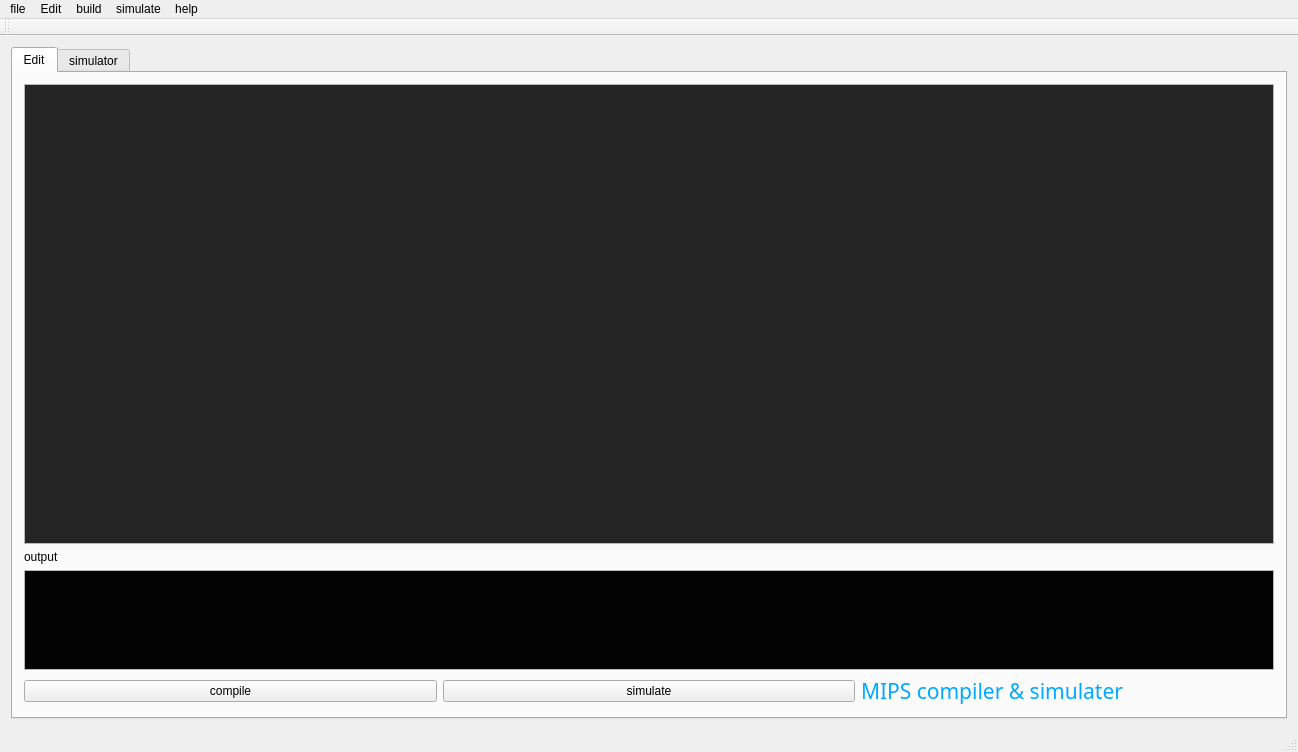
<?xml version="1.0" encoding="UTF-8"?>
<ui version="4.0">
 <class>MainWindow</class>
 <widget class="QMainWindow" name="MainWindow">
  <property name="geometry">
   <rect>
    <x>0</x>
    <y>0</y>
    <width>1298</width>
    <height>752</height>
   </rect>
  </property>
  <property name="sizePolicy">
   <sizepolicy hsizetype="Preferred" vsizetype="Preferred">
    <horstretch>0</horstretch>
    <verstretch>0</verstretch>
   </sizepolicy>
  </property>
  <property name="windowTitle">
   <string>MIPS</string>
  </property>
  <property name="windowIcon">
   <iconset>
    <normaloff>icon.ico</normaloff>icon.ico</iconset>
  </property>
  <widget class="QWidget" name="centralWidget">
   <layout class="QVBoxLayout" name="verticalLayout_2">
    <item>
     <widget class="QTabWidget" name="tabWidget">
      <property name="sizePolicy">
       <sizepolicy hsizetype="Expanding" vsizetype="Expanding">
        <horstretch>1</horstretch>
        <verstretch>1</verstretch>
       </sizepolicy>
      </property>
      <property name="sizeIncrement">
       <size>
        <width>1</width>
        <height>1</height>
       </size>
      </property>
      <property name="contextMenuPolicy">
       <enum>Qt::NoContextMenu</enum>
      </property>
      <property name="currentIndex">
       <number>0</number>
      </property>
      <widget class="QWidget" name="EditTab">
       <property name="enabled">
        <bool>true</bool>
       </property>
       <attribute name="title">
        <string>Edit</string>
       </attribute>
       <layout class="QVBoxLayout" name="verticalLayout_3">
        <item>
         <layout class="QHBoxLayout" name="horizontalLayout">
          <item>
           <widget class="QTextEdit" name="codeEdit">
            <property name="palette">
             <palette>
              <active>
               <colorrole role="Text">
                <brush brushstyle="SolidPattern">
                 <color alpha="255">
                  <red>255</red>
                  <green>255</green>
                  <blue>255</blue>
                 </color>
                </brush>
               </colorrole>
               <colorrole role="ButtonText">
                <brush brushstyle="SolidPattern">
                 <color alpha="255">
                  <red>255</red>
                  <green>255</green>
                  <blue>255</blue>
                 </color>
                </brush>
               </colorrole>
               <colorrole role="Base">
                <brush brushstyle="SolidPattern">
                 <color alpha="255">
                  <red>37</red>
                  <green>37</green>
                  <blue>37</blue>
                 </color>
                </brush>
               </colorrole>
              </active>
              <inactive>
               <colorrole role="Text">
                <brush brushstyle="SolidPattern">
                 <color alpha="255">
                  <red>255</red>
                  <green>255</green>
                  <blue>255</blue>
                 </color>
                </brush>
               </colorrole>
               <colorrole role="ButtonText">
                <brush brushstyle="SolidPattern">
                 <color alpha="255">
                  <red>255</red>
                  <green>255</green>
                  <blue>255</blue>
                 </color>
                </brush>
               </colorrole>
               <colorrole role="Base">
                <brush brushstyle="SolidPattern">
                 <color alpha="255">
                  <red>37</red>
                  <green>37</green>
                  <blue>37</blue>
                 </color>
                </brush>
               </colorrole>
              </inactive>
              <disabled>
               <colorrole role="Text">
                <brush brushstyle="SolidPattern">
                 <color alpha="255">
                  <red>120</red>
                  <green>120</green>
                  <blue>120</blue>
                 </color>
                </brush>
               </colorrole>
               <colorrole role="ButtonText">
                <brush brushstyle="SolidPattern">
                 <color alpha="255">
                  <red>120</red>
                  <green>120</green>
                  <blue>120</blue>
                 </color>
                </brush>
               </colorrole>
               <colorrole role="Base">
                <brush brushstyle="SolidPattern">
                 <color alpha="255">
                  <red>240</red>
                  <green>240</green>
                  <blue>240</blue>
                 </color>
                </brush>
               </colorrole>
              </disabled>
             </palette>
            </property>
            <property name="font">
             <font>
              <family>宋体</family>
              <pointsize>11</pointsize>
             </font>
            </property>
           </widget>
          </item>
         </layout>
        </item>
        <item>
         <widget class="QLabel" name="label">
          <property name="text">
           <string>output</string>
          </property>
         </widget>
        </item>
        <item>
         <widget class="QTextBrowser" name="compileOutput">
          <property name="sizePolicy">
           <sizepolicy hsizetype="Expanding" vsizetype="Maximum">
            <horstretch>0</horstretch>
            <verstretch>0</verstretch>
           </sizepolicy>
          </property>
          <property name="maximumSize">
           <size>
            <width>16777215</width>
            <height>100</height>
           </size>
          </property>
          <property name="palette">
           <palette>
            <active>
             <colorrole role="Text">
              <brush brushstyle="SolidPattern">
               <color alpha="255">
                <red>252</red>
                <green>252</green>
                <blue>252</blue>
               </color>
              </brush>
             </colorrole>
             <colorrole role="Base">
              <brush brushstyle="SolidPattern">
               <color alpha="255">
                <red>3</red>
                <green>3</green>
                <blue>3</blue>
               </color>
              </brush>
             </colorrole>
            </active>
            <inactive>
             <colorrole role="Text">
              <brush brushstyle="SolidPattern">
               <color alpha="255">
                <red>252</red>
                <green>252</green>
                <blue>252</blue>
               </color>
              </brush>
             </colorrole>
             <colorrole role="Base">
              <brush brushstyle="SolidPattern">
               <color alpha="255">
                <red>3</red>
                <green>3</green>
                <blue>3</blue>
               </color>
              </brush>
             </colorrole>
            </inactive>
            <disabled>
             <colorrole role="Text">
              <brush brushstyle="SolidPattern">
               <color alpha="255">
                <red>120</red>
                <green>120</green>
                <blue>120</blue>
               </color>
              </brush>
             </colorrole>
             <colorrole role="Base">
              <brush brushstyle="SolidPattern">
               <color alpha="255">
                <red>240</red>
                <green>240</green>
                <blue>240</blue>
               </color>
              </brush>
             </colorrole>
            </disabled>
           </palette>
          </property>
         </widget>
        </item>
        <item>
         <layout class="QHBoxLayout" name="horizontalLayout_7">
          <item>
           <widget class="QPushButton" name="compileButton">
            <property name="text">
             <string>compile</string>
            </property>
           </widget>
          </item>
          <item>
           <widget class="QPushButton" name="simulateButton">
            <property name="text">
             <string>simulate</string>
            </property>
           </widget>
          </item>
          <item>
           <widget class="QLabel" name="label_7">
            <property name="palette">
             <palette>
              <active>
               <colorrole role="WindowText">
                <brush brushstyle="SolidPattern">
                 <color alpha="255">
                  <red>0</red>
                  <green>170</green>
                  <blue>255</blue>
                 </color>
                </brush>
               </colorrole>
               <colorrole role="Text">
                <brush brushstyle="SolidPattern">
                 <color alpha="255">
                  <red>0</red>
                  <green>255</green>
                  <blue>255</blue>
                 </color>
                </brush>
               </colorrole>
              </active>
              <inactive>
               <colorrole role="WindowText">
                <brush brushstyle="SolidPattern">
                 <color alpha="255">
                  <red>0</red>
                  <green>170</green>
                  <blue>255</blue>
                 </color>
                </brush>
               </colorrole>
               <colorrole role="Text">
                <brush brushstyle="SolidPattern">
                 <color alpha="255">
                  <red>0</red>
                  <green>255</green>
                  <blue>255</blue>
                 </color>
                </brush>
               </colorrole>
              </inactive>
              <disabled>
               <colorrole role="WindowText">
                <brush brushstyle="SolidPattern">
                 <color alpha="255">
                  <red>120</red>
                  <green>120</green>
                  <blue>120</blue>
                 </color>
                </brush>
               </colorrole>
               <colorrole role="Text">
                <brush brushstyle="SolidPattern">
                 <color alpha="255">
                  <red>120</red>
                  <green>120</green>
                  <blue>120</blue>
                 </color>
                </brush>
               </colorrole>
              </disabled>
             </palette>
            </property>
            <property name="font">
             <font>
              <family>Arial Rounded MT Bold</family>
              <pointsize>16</pointsize>
             </font>
            </property>
            <property name="text">
             <string>MIPS compiler &amp; simulater</string>
            </property>
           </widget>
          </item>
         </layout>
        </item>
       </layout>
      </widget>
      <widget class="QWidget" name="simulatorTab">
       <attribute name="title">
        <string>simulator</string>
       </attribute>
       <layout class="QHBoxLayout" name="horizontalLayout_4">
        <item>
         <layout class="QVBoxLayout" name="verticalLayout_5">
          <item>
           <widget class="QLabel" name="label_2">
            <property name="text">
             <string>memory</string>
            </property>
           </widget>
          </item>
          <item>
           <widget class="QTextBrowser" name="memoryText">
            <property name="palette">
             <palette>
              <active>
               <colorrole role="WindowText">
                <brush brushstyle="SolidPattern">
                 <color alpha="255">
                  <red>47</red>
                  <green>47</green>
                  <blue>47</blue>
                 </color>
                </brush>
               </colorrole>
               <colorrole role="Text">
                <brush brushstyle="SolidPattern">
                 <color alpha="255">
                  <red>255</red>
                  <green>255</green>
                  <blue>255</blue>
                 </color>
                </brush>
               </colorrole>
               <colorrole role="Base">
                <brush brushstyle="SolidPattern">
                 <color alpha="255">
                  <red>73</red>
                  <green>72</green>
                  <blue>72</blue>
                 </color>
                </brush>
               </colorrole>
              </active>
              <inactive>
               <colorrole role="WindowText">
                <brush brushstyle="SolidPattern">
                 <color alpha="255">
                  <red>47</red>
                  <green>47</green>
                  <blue>47</blue>
                 </color>
                </brush>
               </colorrole>
               <colorrole role="Text">
                <brush brushstyle="SolidPattern">
                 <color alpha="255">
                  <red>255</red>
                  <green>255</green>
                  <blue>255</blue>
                 </color>
                </brush>
               </colorrole>
               <colorrole role="Base">
                <brush brushstyle="SolidPattern">
                 <color alpha="255">
                  <red>73</red>
                  <green>72</green>
                  <blue>72</blue>
                 </color>
                </brush>
               </colorrole>
              </inactive>
              <disabled>
               <colorrole role="WindowText">
                <brush brushstyle="SolidPattern">
                 <color alpha="255">
                  <red>120</red>
                  <green>120</green>
                  <blue>120</blue>
                 </color>
                </brush>
               </colorrole>
               <colorrole role="Text">
                <brush brushstyle="SolidPattern">
                 <color alpha="255">
                  <red>120</red>
                  <green>120</green>
                  <blue>120</blue>
                 </color>
                </brush>
               </colorrole>
               <colorrole role="Base">
                <brush brushstyle="SolidPattern">
                 <color alpha="255">
                  <red>240</red>
                  <green>240</green>
                  <blue>240</blue>
                 </color>
                </brush>
               </colorrole>
              </disabled>
             </palette>
            </property>
           </widget>
          </item>
          <item>
           <layout class="QHBoxLayout" name="horizontalLayout_3">
            <item>
             <widget class="QPushButton" name="pushButton">
              <property name="text">
               <string>run</string>
              </property>
             </widget>
            </item>
            <item>
             <widget class="QPushButton" name="pushButton_2">
              <property name="text">
               <string>step</string>
              </property>
             </widget>
            </item>
            <item>
             <widget class="QPushButton" name="pushButton_3">
              <property name="text">
               <string>reset</string>
              </property>
             </widget>
            </item>
           </layout>
          </item>
         </layout>
        </item>
        <item>
         <layout class="QVBoxLayout" name="verticalLayout_4">
          <item>
           <widget class="QLabel" name="label_3">
            <property name="text">
             <string>registers</string>
            </property>
           </widget>
          </item>
          <item>
           <widget class="QTextBrowser" name="registerText">
            <property name="palette">
             <palette>
              <active>
               <colorrole role="Text">
                <brush brushstyle="SolidPattern">
                 <color alpha="255">
                  <red>249</red>
                  <green>249</green>
                  <blue>249</blue>
                 </color>
                </brush>
               </colorrole>
               <colorrole role="Base">
                <brush brushstyle="SolidPattern">
                 <color alpha="255">
                  <red>79</red>
                  <green>79</green>
                  <blue>79</blue>
                 </color>
                </brush>
               </colorrole>
              </active>
              <inactive>
               <colorrole role="Text">
                <brush brushstyle="SolidPattern">
                 <color alpha="255">
                  <red>249</red>
                  <green>249</green>
                  <blue>249</blue>
                 </color>
                </brush>
               </colorrole>
               <colorrole role="Base">
                <brush brushstyle="SolidPattern">
                 <color alpha="255">
                  <red>79</red>
                  <green>79</green>
                  <blue>79</blue>
                 </color>
                </brush>
               </colorrole>
              </inactive>
              <disabled>
               <colorrole role="Text">
                <brush brushstyle="SolidPattern">
                 <color alpha="255">
                  <red>120</red>
                  <green>120</green>
                  <blue>120</blue>
                 </color>
                </brush>
               </colorrole>
               <colorrole role="Base">
                <brush brushstyle="SolidPattern">
                 <color alpha="255">
                  <red>240</red>
                  <green>240</green>
                  <blue>240</blue>
                 </color>
                </brush>
               </colorrole>
              </disabled>
             </palette>
            </property>
           </widget>
          </item>
          <item>
           <widget class="Line" name="line_2">
            <property name="orientation">
             <enum>Qt::Horizontal</enum>
            </property>
           </widget>
          </item>
          <item>
           <layout class="QHBoxLayout" name="horizontalLayout_5">
            <item>
             <widget class="QLabel" name="label_5">
              <property name="text">
               <string>PC address</string>
              </property>
             </widget>
            </item>
            <item>
             <widget class="QLineEdit" name="PCtext"/>
            </item>
            <item>
             <widget class="QPushButton" name="setPCButton">
              <property name="text">
               <string>set PC</string>
              </property>
             </widget>
            </item>
           </layout>
          </item>
          <item>
           <widget class="QLabel" name="labelIR">
            <property name="text">
             <string>IR content: </string>
            </property>
           </widget>
          </item>
          <item>
           <layout class="QHBoxLayout" name="horizontalLayout_6">
            <item>
             <widget class="QLabel" name="label_6">
              <property name="text">
               <string>breakpoint</string>
              </property>
             </widget>
            </item>
            <item>
             <widget class="QLineEdit" name="breakpointText"/>
            </item>
            <item>
             <widget class="QPushButton" name="setBPButton">
              <property name="text">
               <string>set</string>
              </property>
             </widget>
            </item>
            <item>
             <widget class="QCheckBox" name="enableBP">
              <property name="text">
               <string>enable</string>
              </property>
             </widget>
            </item>
           </layout>
          </item>
          <item>
           <widget class="Line" name="line_3">
            <property name="orientation">
             <enum>Qt::Horizontal</enum>
            </property>
           </widget>
          </item>
          <item>
           <layout class="QHBoxLayout" name="horizontalLayout_8">
            <item>
             <widget class="QLabel" name="label_8">
              <property name="text">
               <string>memory address</string>
              </property>
             </widget>
            </item>
            <item>
             <widget class="QLineEdit" name="memoryAddEdit"/>
            </item>
            <item>
             <widget class="QPushButton" name="viewMemoryButton">
              <property name="text">
               <string>view</string>
              </property>
             </widget>
            </item>
           </layout>
          </item>
          <item>
           <layout class="QHBoxLayout" name="horizontalLayout_2">
            <item>
             <widget class="QLabel" name="label_9">
              <property name="text">
               <string>set memory data</string>
              </property>
             </widget>
            </item>
            <item>
             <widget class="QLineEdit" name="memdataEdit"/>
            </item>
            <item>
             <widget class="QPushButton" name="setMemoryButton">
              <property name="text">
               <string>set</string>
              </property>
             </widget>
            </item>
           </layout>
          </item>
          <item>
           <widget class="Line" name="line">
            <property name="orientation">
             <enum>Qt::Horizontal</enum>
            </property>
           </widget>
          </item>
          <item>
           <widget class="QLabel" name="label_4">
            <property name="text">
             <string>output</string>
            </property>
           </widget>
          </item>
          <item>
           <widget class="QTextBrowser" name="outputText">
            <property name="palette">
             <palette>
              <active>
               <colorrole role="Text">
                <brush brushstyle="SolidPattern">
                 <color alpha="255">
                  <red>252</red>
                  <green>252</green>
                  <blue>252</blue>
                 </color>
                </brush>
               </colorrole>
               <colorrole role="Base">
                <brush brushstyle="SolidPattern">
                 <color alpha="255">
                  <red>0</red>
                  <green>0</green>
                  <blue>0</blue>
                 </color>
                </brush>
               </colorrole>
              </active>
              <inactive>
               <colorrole role="Text">
                <brush brushstyle="SolidPattern">
                 <color alpha="255">
                  <red>252</red>
                  <green>252</green>
                  <blue>252</blue>
                 </color>
                </brush>
               </colorrole>
               <colorrole role="Base">
                <brush brushstyle="SolidPattern">
                 <color alpha="255">
                  <red>0</red>
                  <green>0</green>
                  <blue>0</blue>
                 </color>
                </brush>
               </colorrole>
              </inactive>
              <disabled>
               <colorrole role="Text">
                <brush brushstyle="SolidPattern">
                 <color alpha="255">
                  <red>120</red>
                  <green>120</green>
                  <blue>120</blue>
                 </color>
                </brush>
               </colorrole>
               <colorrole role="Base">
                <brush brushstyle="SolidPattern">
                 <color alpha="255">
                  <red>240</red>
                  <green>240</green>
                  <blue>240</blue>
                 </color>
                </brush>
               </colorrole>
              </disabled>
             </palette>
            </property>
            <property name="readOnly">
             <bool>false</bool>
            </property>
           </widget>
          </item>
         </layout>
        </item>
       </layout>
      </widget>
     </widget>
    </item>
   </layout>
  </widget>
  <widget class="QMenuBar" name="menuBar">
   <property name="geometry">
    <rect>
     <x>0</x>
     <y>0</y>
     <width>1298</width>
     <height>29</height>
    </rect>
   </property>
   <widget class="QMenu" name="menu">
    <property name="title">
     <string>file</string>
    </property>
    <addaction name="actionnew"/>
    <addaction name="actionopen"/>
    <addaction name="actionsave"/>
    <addaction name="actionexport"/>
    <addaction name="actionimport_binary"/>
    <addaction name="separator"/>
    <addaction name="actionsetting"/>
    <addaction name="actionexit"/>
   </widget>
   <widget class="QMenu" name="menu_2">
    <property name="title">
     <string>build</string>
    </property>
    <addaction name="actioncompile"/>
   </widget>
   <widget class="QMenu" name="menusimulate">
    <property name="title">
     <string>simulate</string>
    </property>
    <addaction name="actionrun"/>
    <addaction name="actionreset"/>
    <addaction name="actionstep"/>
   </widget>
   <widget class="QMenu" name="menuhelp">
    <property name="title">
     <string>help</string>
    </property>
    <addaction name="actionabout"/>
    <addaction name="actiondocument"/>
   </widget>
   <widget class="QMenu" name="menuEdit">
    <property name="title">
     <string>Edit</string>
    </property>
    <addaction name="actionsetFont"/>
   </widget>
   <addaction name="menu"/>
   <addaction name="menuEdit"/>
   <addaction name="menu_2"/>
   <addaction name="menusimulate"/>
   <addaction name="menuhelp"/>
  </widget>
  <widget class="QToolBar" name="mainToolBar">
   <attribute name="toolBarArea">
    <enum>TopToolBarArea</enum>
   </attribute>
   <attribute name="toolBarBreak">
    <bool>false</bool>
   </attribute>
  </widget>
  <widget class="QStatusBar" name="statusBar"/>
  <action name="actioncompile">
   <property name="text">
    <string>compile</string>
   </property>
  </action>
  <action name="actionopen">
   <property name="text">
    <string>open</string>
   </property>
  </action>
  <action name="actionexport">
   <property name="text">
    <string>export binary</string>
   </property>
  </action>
  <action name="actionsave">
   <property name="text">
    <string>save</string>
   </property>
  </action>
  <action name="actionexit">
   <property name="text">
    <string>exit</string>
   </property>
  </action>
  <action name="actionrun">
   <property name="text">
    <string>run</string>
   </property>
  </action>
  <action name="actionreset">
   <property name="text">
    <string>reset</string>
   </property>
  </action>
  <action name="actionstep">
   <property name="text">
    <string>step</string>
   </property>
  </action>
  <action name="actionsetting">
   <property name="text">
    <string>setting</string>
   </property>
  </action>
  <action name="actionabout">
   <property name="text">
    <string>about</string>
   </property>
  </action>
  <action name="actiondocument">
   <property name="text">
    <string>document</string>
   </property>
  </action>
  <action name="actionimport_binary">
   <property name="text">
    <string>import binary</string>
   </property>
  </action>
  <action name="actionsetFont">
   <property name="text">
    <string>setFont</string>
   </property>
  </action>
  <action name="actionnew">
   <property name="text">
    <string>new</string>
   </property>
  </action>
 </widget>
 <layoutdefault spacing="6" margin="11"/>
 <resources/>
 <connections>
  <connection>
   <sender>actioncompile</sender>
   <signal>triggered()</signal>
   <receiver>compileButton</receiver>
   <slot>click()</slot>
   <hints>
    <hint type="sourcelabel">
     <x>-1</x>
     <y>-1</y>
    </hint>
    <hint type="destinationlabel">
     <x>200</x>
     <y>570</y>
    </hint>
   </hints>
  </connection>
  <connection>
   <sender>actionrun</sender>
   <signal>triggered()</signal>
   <receiver>pushButton</receiver>
   <slot>click()</slot>
   <hints>
    <hint type="sourcelabel">
     <x>-1</x>
     <y>-1</y>
    </hint>
    <hint type="destinationlabel">
     <x>116</x>
     <y>683</y>
    </hint>
   </hints>
  </connection>
  <connection>
   <sender>actionstep</sender>
   <signal>triggered()</signal>
   <receiver>pushButton_2</receiver>
   <slot>click()</slot>
   <hints>
    <hint type="sourcelabel">
     <x>-1</x>
     <y>-1</y>
    </hint>
    <hint type="destinationlabel">
     <x>300</x>
     <y>683</y>
    </hint>
   </hints>
  </connection>
  <connection>
   <sender>actionreset</sender>
   <signal>triggered()</signal>
   <receiver>pushButton_3</receiver>
   <slot>click()</slot>
   <hints>
    <hint type="sourcelabel">
     <x>-1</x>
     <y>-1</y>
    </hint>
    <hint type="destinationlabel">
     <x>485</x>
     <y>683</y>
    </hint>
   </hints>
  </connection>
 </connections>
</ui>
